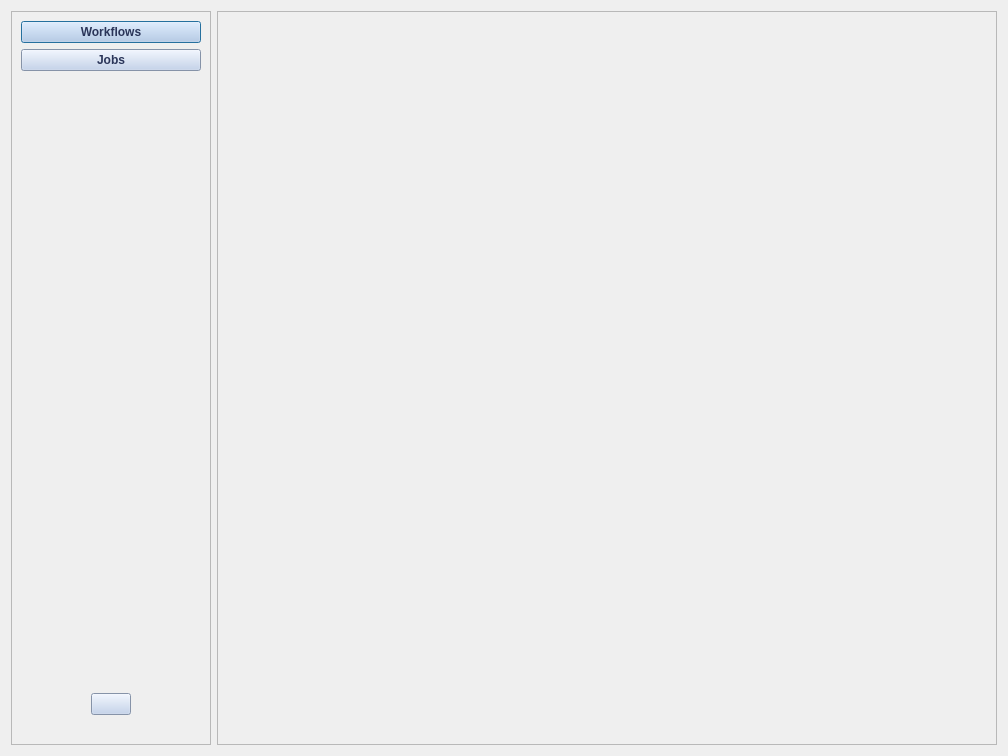
<?xml version="1.0" encoding="UTF-8"?>
<ui version="4.0">
 <class>Dialog</class>
 <widget class="QDialog" name="Dialog">
  <property name="geometry">
   <rect>
    <x>0</x>
    <y>0</y>
    <width>1008</width>
    <height>756</height>
   </rect>
  </property>
  <property name="font">
   <font>
    <family>Fira Sans</family>
    <pointsize>11</pointsize>
    <weight>50</weight>
    <bold>false</bold>
   </font>
  </property>
  <property name="windowTitle">
   <string>Dialog</string>
  </property>
  <property name="styleSheet">
   <string notr="true">QFrame#frame { background: #EFEFEF }

QPushButton { 
	background: #BCCEEB;
	color: #2A3559;
	font-weight: bold;
}</string>
  </property>
  <layout class="QHBoxLayout" name="horizontalLayout">
   <item>
    <widget class="QFrame" name="frame">
     <property name="minimumSize">
      <size>
       <width>200</width>
       <height>0</height>
      </size>
     </property>
     <property name="maximumSize">
      <size>
       <width>200</width>
       <height>16777215</height>
      </size>
     </property>
     <property name="frameShape">
      <enum>QFrame::StyledPanel</enum>
     </property>
     <property name="frameShadow">
      <enum>QFrame::Raised</enum>
     </property>
     <layout class="QVBoxLayout" name="verticalLayout">
      <item>
       <widget class="QPushButton" name="workflows_button">
        <property name="text">
         <string>Workflows</string>
        </property>
       </widget>
      </item>
      <item>
       <widget class="QPushButton" name="jobs_button">
        <property name="text">
         <string>Jobs</string>
        </property>
       </widget>
      </item>
      <item>
       <spacer name="verticalSpacer">
        <property name="orientation">
         <enum>Qt::Vertical</enum>
        </property>
        <property name="sizeHint" stdset="0">
         <size>
          <width>20</width>
          <height>40</height>
         </size>
        </property>
       </spacer>
      </item>
      <item>
       <layout class="QHBoxLayout" name="horizontalLayout_2">
        <item>
         <widget class="QPushButton" name="settings_button">
          <property name="sizePolicy">
           <sizepolicy hsizetype="Maximum" vsizetype="Maximum">
            <horstretch>0</horstretch>
            <verstretch>0</verstretch>
           </sizepolicy>
          </property>
          <property name="text">
           <string/>
          </property>
          <property name="icon">
           <iconset resource="../../resources/resources.qrc">
            <normaloff>:/plugins/eodh_qgis/settings-icon.png</normaloff>:/plugins/eodh_qgis/settings-icon.png</iconset>
          </property>
          <property name="iconSize">
           <size>
            <width>30</width>
            <height>30</height>
           </size>
          </property>
         </widget>
        </item>
       </layout>
      </item>
      <item>
       <widget class="QLabel" name="label">
        <property name="maximumSize">
         <size>
          <width>200</width>
          <height>75</height>
         </size>
        </property>
        <property name="text">
         <string/>
        </property>
        <property name="pixmap">
         <pixmap resource="../../resources/resources.qrc">:/plugins/eodh_qgis/EODH-logo.png</pixmap>
        </property>
        <property name="scaledContents">
         <bool>true</bool>
        </property>
       </widget>
      </item>
     </layout>
    </widget>
   </item>
   <item>
    <widget class="QFrame" name="frame_2">
     <property name="frameShape">
      <enum>QFrame::StyledPanel</enum>
     </property>
     <property name="frameShadow">
      <enum>QFrame::Raised</enum>
     </property>
     <layout class="QVBoxLayout" name="verticalLayout_2">
      <item>
       <widget class="QStackedWidget" name="content_widget"/>
      </item>
     </layout>
    </widget>
   </item>
  </layout>
 </widget>
 <resources>
  <include location="../../resources/resources.qrc"/>
  <include location="../../resources/resources.qrc"/>
 </resources>
 <connections/>
</ui>
